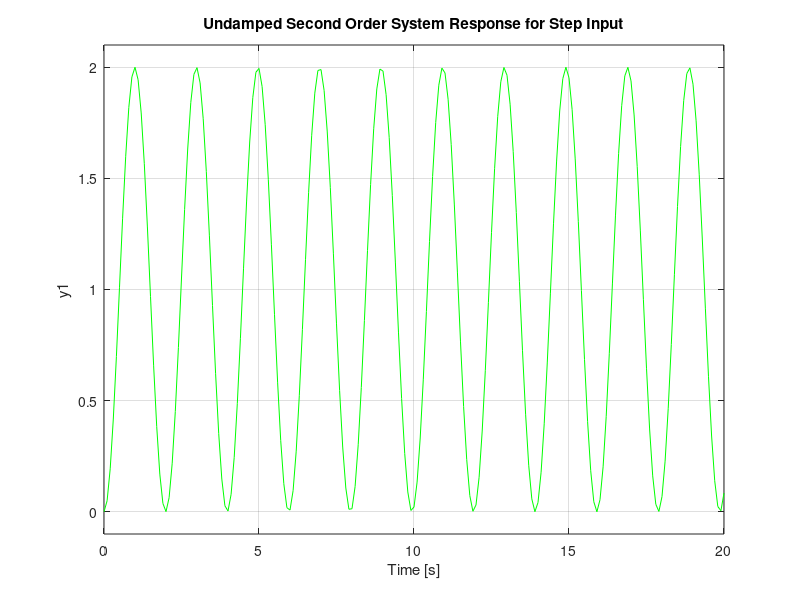

Source code (MATLAB): (Note: this script raises an error after producing the figure.)
num=[10]
den=[1 0 10]
t=0:0.1:20
sys=tf(num,den)
step(sys,t,'g')
title('Undamped Second Order System Response for Step Input')
grid on
stepinfo(sys)
